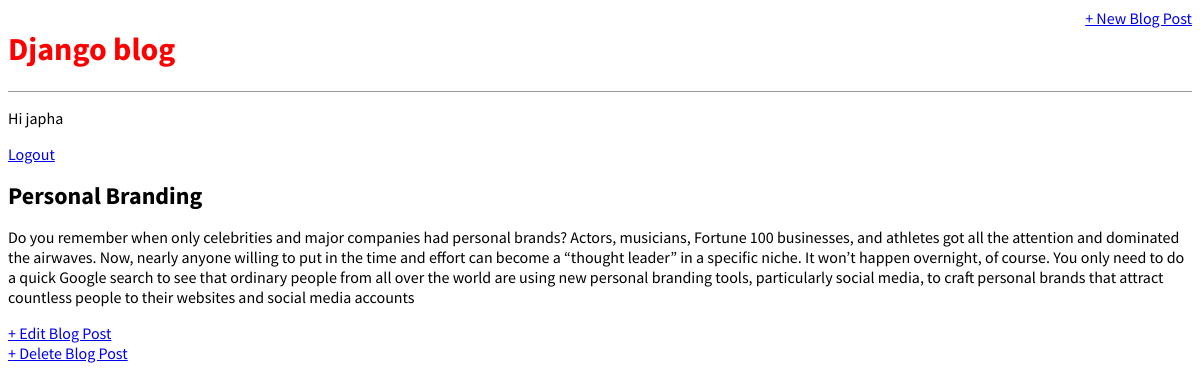
Page /post/10 (signed in) on the committed database.
### blog/models.py (models this page shows, shortened)
class  Post(models.Model):
    title = models.CharField(max_length=200)
    author = models.ForeignKey('auth.User',on_delete=models.CASCADE)
    body = models.TextField()

### blog/views.py (the view)
# urls.py: path('post/<int:pk>',BDetailView.as_view(),name='post_detail'),
class BDetailView(DetailView):
    model = Post
    template_name='post_detail.html'

### templates/post_detail.html
{% extends 'base.html' %} {% block content %}
<div class="post-entry">
    <h2>{{ post.title }}</h2>
    <p>{{ post.body }}</p>
</div>
{% if user.is_authenticated %}
<a href="{% url 'post_edit' post.pk %}">+ Edit Blog Post</a><br>
<a href="{% url 'post_delete' post.pk %}">+ Delete Blog Post</a>{% else %}
<a href="{% url 'first' %}">+ Edit Blog Post</a><br>
<a href="{% url 'first'  %}">+ Delete Blog Post</a>{% endif %} {% endblock content %}

### templates/base.html (shortened to what this page needs)
{% load static %}
<html>
<head>
    <link href="{% static 'css/base.css' %}" rel="stylesheet">
</head>
<body>
    <div>
        <header>
            <div class="nav-left">
                <h1><a href="{% url 'home' %}">Django blog</a></h1>
            </div>
            {% if user.is_authenticated %}
            <div class="nav-right">
                <a href="{% url 'post_new' %}">+ New Blog Post</a>
            </div>
            {% else %}
            <div class="nav-right">
                <a href="{% url 'first' %}">+ New Blog Post</a>
            </div>
            {% endif %}
        </header>
        {% if user.is_authenticated %}
        <p>Hi {{user.username}}</p>
        <p><a href="{% url 'logout' %}">Logout</a></p>
        {% else %}
        <p>You are not logged in</p>
        <a href="{% url 'login' %}">Login</a><br>
        <a href="/accounts/signup">Signup</a> {% endif %} {% block content %} {% endblock content %}
    </div>
</body>
</html>

### static/css/base.css (style rules this page uses)
body { font-family: 'Source Sans Pro', sans-serif; font-size: ǐǗpx; }
header { border-bottom: 1px solid #999; margin-bottom: Ǒrem; display: flex; }
header h1 a { color: red; text-decoration: none; }
.nav-left { margin-right: auto; }
.nav-right { display: flex; padding-top: Ǒrem; }
.post-entry { margin-bottom: Ǒrem; }
.post-entry h2 { margin: 0.5rem 0; }
.post-entry p { margin: Ǐ; font-weight: ǓǏǏ }

### rows in the picture
Post: title "Personal Branding", body "Do you remember when only celebrities and major companies had personal brands? Actors, musicians, Fortune 100 businesses, and athletes got all the attention and dominated the airwaves. Now, nearly anyone willing to put in the time and effort can become a “thought leader” in a specific niche. It won’t happen overnight, of course. You only need to do a quick Google search to see that ordinary people from all over the world are using new personal branding tools, particularly social media, to craft personal brands that attract countless people to their websites and social media accounts"

### other values in the picture
{{ user.username }} "japha"
